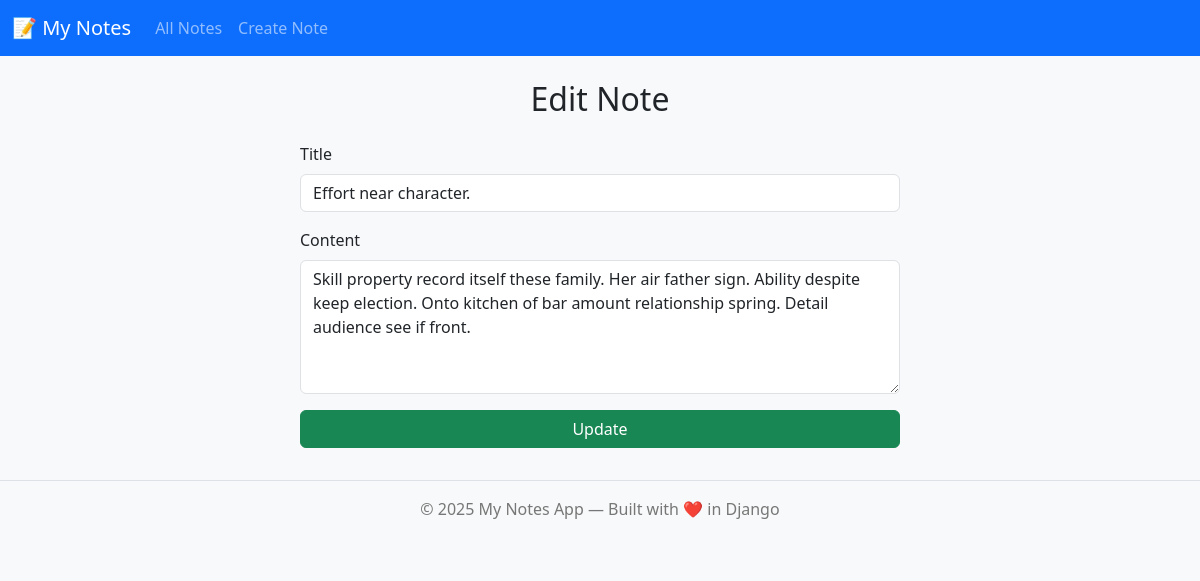
Page /update_note/164 on the committed database.
### notes/models.py (models this page shows, shortened)
class Note(models.Model):
    title = models.CharField(max_length=100)
    content = models.TextField()
    created_at = models.DateTimeField(auto_now_add=True)

### notes/views.py (the view)
# urls.py: path("update_note/<int:note_id>", views.update_note, name="update_note"),
def update_note(request, note_id):
    note = Note.objects.get(id=note_id)
    if request.method == "POST":
        data = request.POST
        title = data.get("title")
        content = data.get("content")
        note.save()
        return redirect("notes_list")
    return render(request,"notes/update_notes.html",{"note":note})

### notes/templates/notes/update_notes.html (shortened to what this page needs)
{% extends "base.html" %}
{% block content %}
  <h2 class="text-center mb-4">Edit Note</h2>
  <form method="post" class="mx-auto" style="max-width:600px;">
    <div class="mb-3">
      <label class="form-label">Title</label>
      <input type="text" name="title" value="{{ note.title }}" class="form-control" required>
    </div>
    <div class="mb-3">
      <label class="form-label">Content</label>
      <textarea name="content" rows="5" class="form-control" required>{{ note.content }}</textarea>
    </div>
    <button type="submit" class="btn btn-success w-100">Update</button>
  </form>
{% endblock %}

### notes/templates/base.html (style rules this page uses)
body { background-color: #f8f9fa; }

### rows in the picture
Note: title "Effort near character.", content "Skill property record itself these family. Her air father sign. Ability despite keep election. Onto kitchen of bar amount relationship spring. Detail audience see if front."
